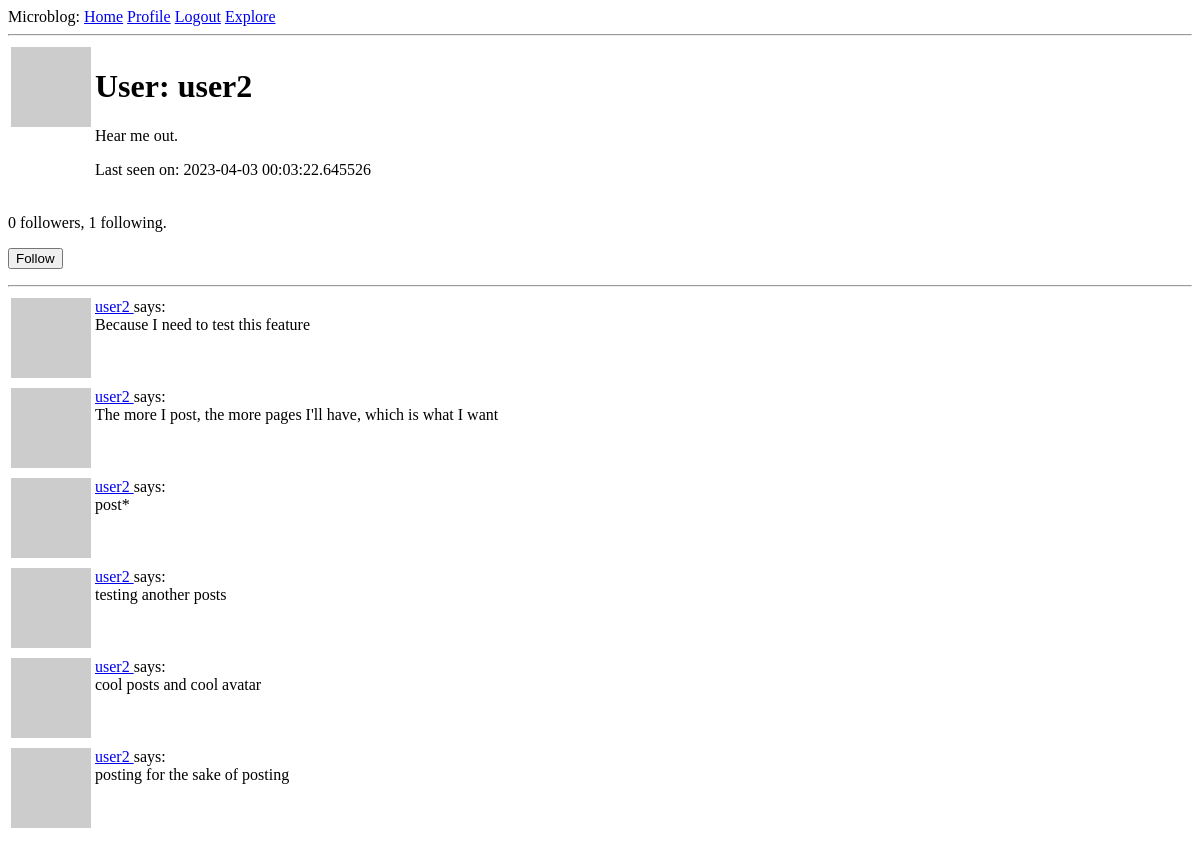
The app's page /user/user2 (signed in), older data.
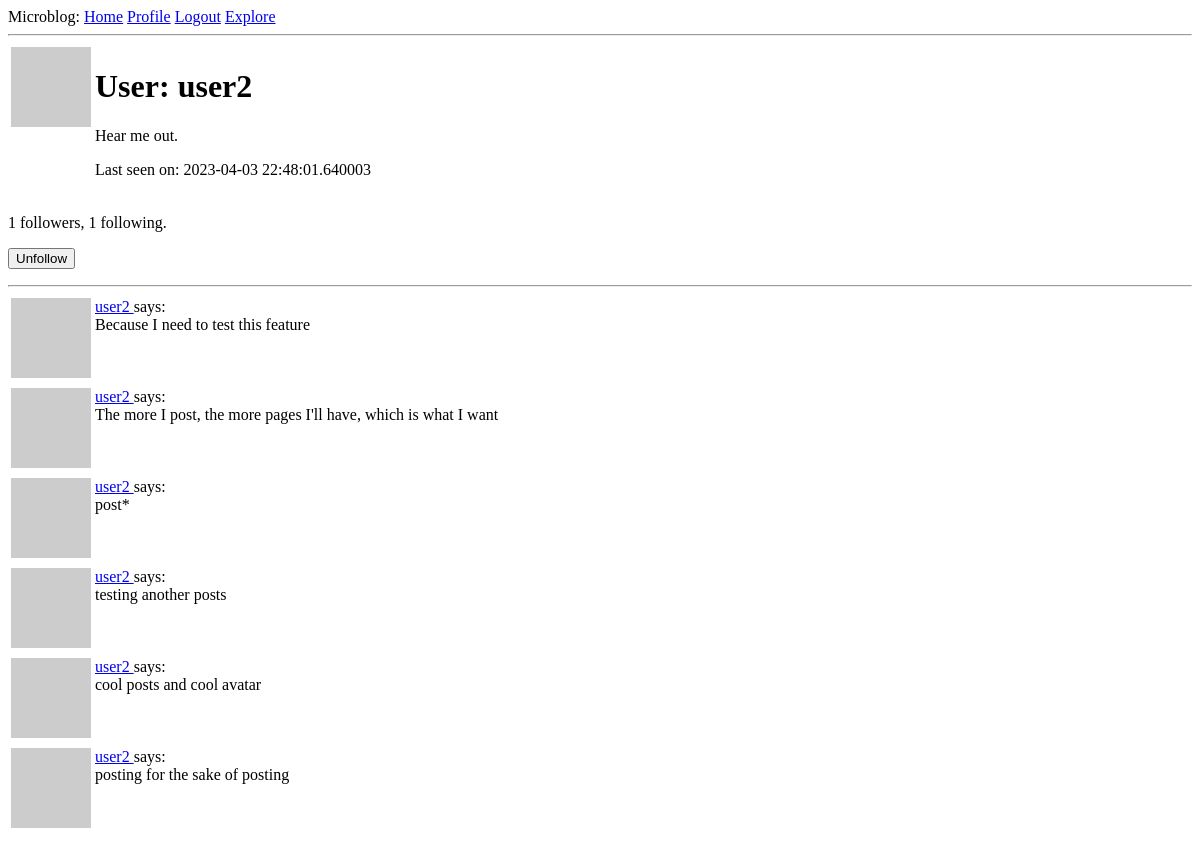
The same page, newer data.
### app/models.py (models this page shows, shortened)
class User(UserMixin, db.Model):
    id = db.Column(db.Integer, primary_key=True)
    username = db.Column(db.String(64), index=True, unique=True)
    email = db.Column(db.String(120), index=True, unique=True)
    password_hash = db.Column(db.String(128))
    posts = db.relationship('Post', backref='author', lazy='dynamic')
    about_me = db.Column(db.String(140))
    last_seen = db.Column(db.DateTime, default=datetime.utcnow)
    followed = db.relationship(
        'User', secondary=followers,
        primaryjoin=(followers.c.follower_id == id),
        secondaryjoin=(followers.c.followed_id == id),
        backref=db.backref('followers', lazy='dynamic'), lazy='dynamic')
    def avatar(self, size):
        digest = md5(self.email.lower().encode('utf-8')).hexdigest()
        return "https://www.gravatar.com/avatar/%s?d=identicon&s=%s" % (digest, size)
    def is_following(self, user):
        return self.followed.filter(
            followers.c.followed_id == user.id).count() > 0

class Post(db.Model):
    id = db.Column(db.Integer, primary_key=True)
    body = db.Column(db.String(140))
    timestamp = db.Column(db.DateTime, index=True, default=datetime.utcnow)
    user_id = db.Column(db.Integer, db.ForeignKey('user.id'))

### app/routes.py (the view)
@app.route('/user/<username>')
@login_required
def user(username):
    user = User.query.filter_by(username=username).first_or_404()
    page = request.args.get('page', 1, type=int)
    posts = user.posts.order_by(Post.timestamp.desc()).paginate(
        page=page, per_page=app.config['POSTS_PER_PAGE'], error_out=False)
    next_url = url_for('user', username=user.username, page=posts.next_num) \
        if posts.has_next else None
    prev_url = url_for('user', username=user.username, page=posts.prev_num) \
        if posts.has_prev else None
    form = EmptyForm()
    return render_template('user.html', user=user, posts=posts, form=form, next_url=next_url, prev_url=prev_url)

### app/forms.py
class EmptyForm(FlaskForm):
    submit = SubmitField('Submit')

### app/models.py (called while the page is built)
@login.user_loader
def load_user(id):
    return db.session.query(User).get(int(id))

### app/routes.py (called while the page is built)
@app.before_request
def before_request():
    if current_user.is_authenticated:
        current_user.last_seen = datetime.utcnow()
        db.session.commit()

### app/templates/user.html (shortened to what this page needs)
{% extends "base.html" %}
{% block content %}
<table>
    <tr valign="top">
        <td><img src="{{ user.avatar(128) }}"></td>
        <td>
            <h1>User: {{ user.username }}</h1>
            {% if user.about_me %}<p>{{ user.about_me }}</p>{% endif %}
            {% if user.last_seen %}<p>Last seen on: {{ user.last_seen }}</p>{% endif %}
        </td>
    </tr>
</table>
<p>{{ user.followers.count() }} followers, {{ user.followed.count() }} following.</p>
{% if user == current_user %}
<p><a href="{{ url_for('edit_profile') }}">Edit your profile</a></p>
{% elif not current_user.is_following(user) %}
<p>
    <form action="{{ url_for('follow', username=user.username) }}" method="post">
        {{ form.submit(value='Follow') }}
    </form>
</p>
{% else %}
<p>
    <form action="{{ url_for('unfollow', username=user.username) }}" method="post">
        {{ form.submit(value='Unfollow') }}
    </form>
</p>
{% endif %}
<hr>
{% for post in posts %}
{% include '_post.html' %}
{% endfor %}
{% endblock %}

### app/templates/base.html (shortened to what this page needs)
<!doctype html>
<html>
<head>
</head>
<body>
    <div>
        Microblog:
        <a href="{{ url_for('index') }}">Home</a>
        {% if current_user.is_anonymous %}
        <a href="{{ url_for('login') }}">Login</a>
        {% else %}
        <a href="{{ url_for('user', username=current_user.username )}}">Profile</a>
        <a href="{{ url_for('logout') }}">Logout</a>
        {% endif %}
        <a href="{{ url_for('explore')}}">Explore</a>
    </div>
    <hr>
    {% block content %}{% endblock %}
</body>
</html>

### app/templates/_post.html
<table>
    <tr valign="top">
        <td><img src="{{ post.author.avatar(36) }}"></td>
        <td>
            <a href="{{ url_for('user', username=post.author.username) }}">
                {{ post.author.username }}
            </a>
            says:<br>{{ post.body }}
        </td>
    </tr>
</table>

Row changes from the older to the newer data that the page shows:
changed User "user2": last_seen "2023-04-03 00:03:22.645526" → "2023-04-03 22:48:01.640003"
Text that changed along with them:
{{ user.followers.count() }}: "0" → "1"
form field submit: (not shown) → "Unfollow"
form field submit: "Follow" → (not shown)
